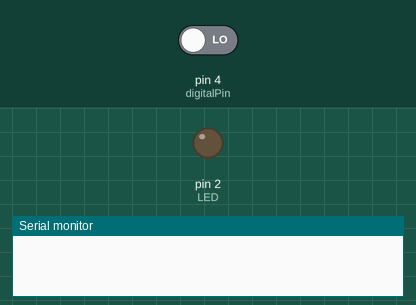
This sketch was run on a simulated Arduino Uno, built with avr-gcc and run on an emulated ATmega328P. On the bench: output pins drawn as LEDs (lit = HIGH), the last lines printed to the serial monitor. Inputs (shaded band) come from the test bench; at power-on: pin 4 (digitalPin) LOW.

Above: at 1.2 s.
1.3 s: pin 4 (digitalPin) driven HIGH
At 1.7 s:
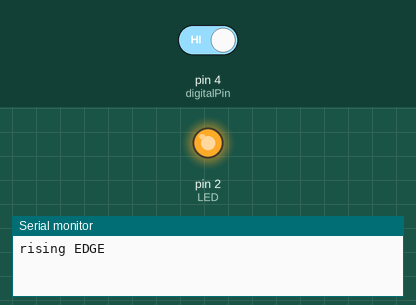
2.8 s: pin 4 (digitalPin) driven LOW
Timing chart, 0 to 5.8 s (numbered marks = the images above; inputs shaded):
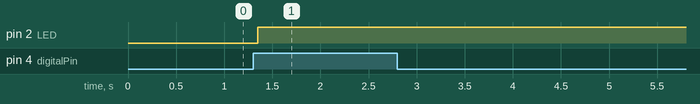

Measured:
- after the input at 1.3 s, pin 2 (LED): LOW → HIGH after 0.05 s

The sketch:

risingEdgefallingEdge.ino
```cpp
const int digitalPin = 4;
const int LED = 2;


int button_prev_input = LOW;
int button_curr_state = LOW;
int led_state = 0;
void setup(){
  Serial.begin(9600);
  pinMode(digitalPin, INPUT);
  pinMode(LED, OUTPUT);
}

void loop(){
  int buttonInput = digitalRead(digitalPin);
  button_curr_state = buttonInput;
  if (button_curr_state == HIGH && button_prev_input == LOW){
    Serial.println("rising EDGE");
    if(led_state){
      led_state=LOW;
    } else {
      led_state=HIGH;
    }
    // 채터링 방지
    delay(50);
  } else if (button_curr_state == LOW && button_prev_input == HIGH){
    Serial.println("falling EDGE");
    // 채터링 방지
    delay(50);
  }
  button_prev_input = button_curr_state;

  digitalWrite(LED, led_state);
}
```
